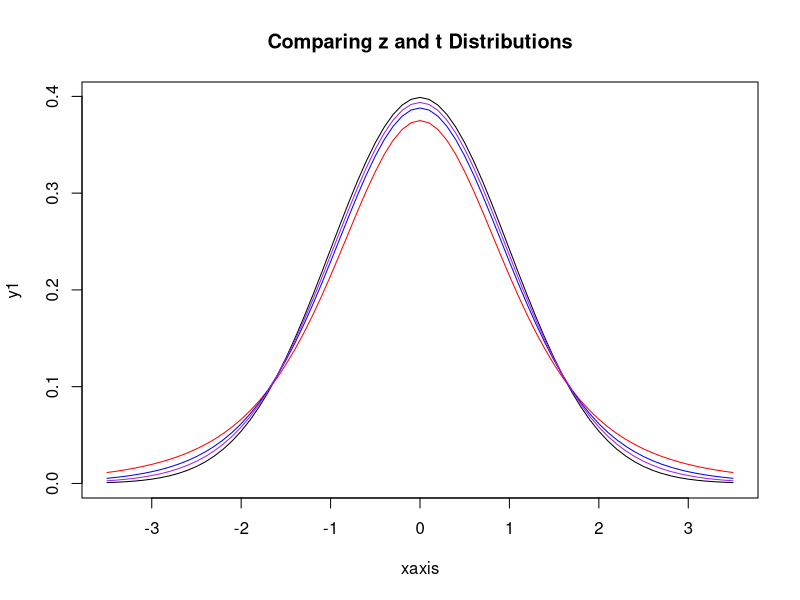

Here is the R script that generated this plot:
# Consider an example of t distributions with 4, 9, and 19 degrees of freedom with the standard normal
# distribution as a point of reference. The R code to produce the graphic is shown below. The normal curve is black, the t distribution with 19 df is purple, the t distribution with 9
# df is blue, and the t distribution with 4 df is red. We use the points() function to place multiple lines on
# the same graph.
# The graph makes it obvious that the t distribution quickly becomes more ?normal? as the sample size increases.
xaxis <- seq(-3.5, 3.5, .1)
y1 <- dnorm(xaxis)
y2 <- dt(xaxis, 4)
y3 <- dt(xaxis, 9)
y4 <- dt(xaxis, 19)
plot(xaxis, y1, type = "l", main = "Comparing z and t Distributions")
points(xaxis, y2, type = "l", col = "red")
points(xaxis, y3, type = "l", col = "blue")
points(xaxis, y4, type = "l", col = "purple")

# As an example, let us generate a simple random sample of 50 observations from a normal distribution with a mean of 500 and a standard deviation of 100.
rnorm1 <- rnorm(50, 500, 100)
rnorm
summary(rnorm1)

# To perform one sample t-test with inference that population mean is 500, which, although we contrived in this case, rarely could be known.
t.test(rnorm1, mu = 500)

# To perform one sample t-test with the data we use prepost dataset in data subdirectory.
prepost <- read.csv("./data/prepost.csv", header = T)

t.test(prepost$Pretest) 

# To break the data for grouping into classing and analyzing them,
with(prepost, t.test(Posttest[Posttest > 50]))

# alternative hypothesis testing arguments are: "two.sided", "greater" and "less"
# to perform a two sample paired t-test

t.test(prepost$Pretest, prepost$Posttest, paired=TRUE)
